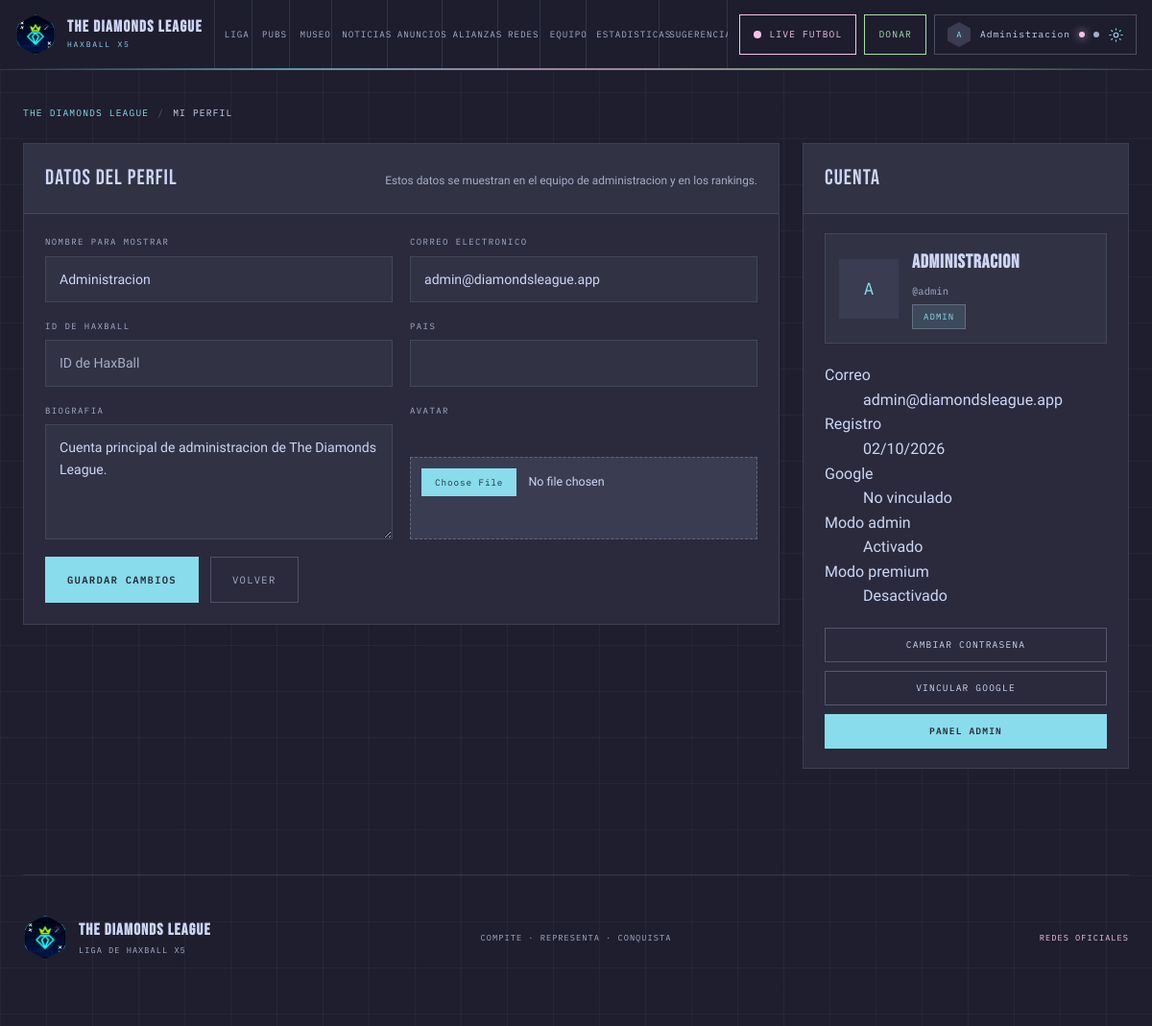
Screenshot of /auth/perfil (signed in) with the database file from the repository.
### models.py (models this page shows, shortened)
class TimestampMixin:
    created_at = db.Column(db.DateTime, default=utcnow, nullable=False)
    updated_at = db.Column(db.DateTime, default=utcnow, onupdate=utcnow, nullable=False)

class User(UserMixin, TimestampMixin, db.Model):
    __tablename__ = "users"
    id = db.Column(db.Integer, primary_key=True)
    username = db.Column(db.String(24), unique=True, nullable=False, index=True)
    email = db.Column(db.String(160), unique=True, nullable=False, index=True)
    password = db.Column(db.String(255), nullable=False)
    role = db.Column(db.String(16), nullable=False, default=Role.USER, index=True)
    is_admin = db.Column(db.Boolean, nullable=False, default=False)
    is_premium = db.Column(db.Boolean, nullable=False, default=False)
    is_active_account = db.Column(db.Boolean, nullable=False, default=True)
    display_name = db.Column(db.String(60))
    bio = db.Column(db.String(400))
    haxball_id = db.Column(db.String(40))
    avatar = db.Column(db.String(255))
    google_email = db.Column(db.String(160))
    country = db.Column(db.String(60))
    last_login = db.Column(db.DateTime)
    login_count = db.Column(db.Integer, nullable=False, default=0)
    __table_args__ = (
        CheckConstraint("role in ('admin','staff','user')", name="role_valid"),
    )
    @property
    def is_active(self) -> bool:  # type: ignore[override]
        return bool(self.is_active_account)
    @property
    def is_staff(self) -> bool:
        return self.is_admin or self.role == Role.STAFF
    @property
    def label(self) -> str:
        return self.display_name or self.username
    @property
    def initials(self) -> str:
        text = self.label.strip()
        parts = [p for p in text.replace("_", " ").split() if p]
        return (parts[0][:1] + (parts[1][:1] if len(parts) > 1 else "")).upper() or "?"

class SiteSetting(TimestampMixin, db.Model):
    __tablename__ = "site_settings"
    id = db.Column(db.Integer, primary_key=True)
    key = db.Column(db.String(60), unique=True, nullable=False, index=True)
    value = db.Column(db.Text)
    group = db.Column(db.String(40), nullable=False, default="general")
    label = db.Column(db.String(80))
    input_type = db.Column(db.String(16), default="text")

### blueprints/auth.py (the view, shortened to what this page needs)
@bp.route("/perfil", methods=["GET", "POST"])
@login_required
def profile():
    form = ProfileForm(obj=current_user)
    return render_template("auth/profile.html", form=form)

### forms.py
class ProfileForm(FlaskForm):
    display_name = StringField("Nombre para mostrar", validators=[Optional(), Length(max=60)])
    email = StringField("Correo electronico", validators=[Optional(), Email("Correo no valido.")])
    haxball_id = StringField("ID de HaxBall", validators=[Optional(), Length(max=40)])
    country = StringField("Pais", validators=[Optional(), Length(max=60)])
    bio = TextAreaField("Biografia", validators=[Optional(), Length(max=400)])
    avatar = FileField("Avatar", validators=[Optional(), FileAllowed(["png", "jpg", "jpeg", "webp"], "Solo imagenes.")])
    remove_avatar = BooleanField("Quitar avatar actual")
    submit = SubmitField("GUARDAR CAMBIOS")

### app.py (called while the page is built, shortened)
def register_auth_gate(app: Flask) -> None:
    @app.before_request
    def require_login():
        if not app.config.get("REQUIRE_LOGIN", True):
            return None
        if current_user.is_authenticated:
            return None

def _settings_map() -> dict:
    from models import SiteSetting
    try:
        return {row.key: row.value for row in SiteSetting.query.all()}
    except Exception:  # pragma: no cover - antes de crear tablas
        return {}

@app.after_request
def security_headers(response):
    response.headers.setdefault("X-Content-Type-Options", "nosniff")
    response.headers.setdefault("X-Frame-Options", "SAMEORIGIN")
    response.headers.setdefault("Referrer-Policy", "strict-origin-when-cross-origin")
    response.headers.setdefault("X-DNS-Prefetch-Control", "off")
    response.headers["Cache-Control"] = response.headers.get("Cache-Control", "no-cache, must-revalidate")
    return response

@app.context_processor
def _inject_path():
    return {"request_path": request.path}

### blueprints/admin.py (called while the page is built)
@bp.app_context_processor
def inject_helpers():
    return {"resources": RESOURCES, "now": datetime.now, "Role": Role}

### blueprints/auth.py (called while the page is built)
def current_admin_mode() -> bool:
    if not current_user.is_authenticated or not current_user.is_admin:
        return False
    return session.get("admin_mode", True)

def current_premium_mode() -> bool:
    if not current_user.is_authenticated:
        return False
    if current_user.is_admin:
        return session.get("premium_mode", False)
    return current_user.is_premium and session.get("premium_mode", True)

### models.py (called while the page is built)
@login_manager.user_loader
def load_user(user_id: str):
    try:
        return db.session.get(User, int(user_id))
    except (TypeError, ValueError):
        return None

### templates/auth/profile.html (shortened to what this page needs)
{% extends "base.html" %}
{% block body_class %}page-auth{% endblock %}
{% block content %}
<main id="main" class="section">
    <nav class="crumbs reveal" aria-label="Migas de pan">
        <a href="{{ url_for('site.index') }}">{{ app_name }}</a>
        <span aria-hidden="true">/</span>
        <span>MI PERFIL</span>
    </nav>
    <div class="profile-layout">
        <section class="panel reveal">
            <div class="panel-head">
                <h2>Datos del perfil</h2>
                <p>Estos datos se muestran en el equipo de administracion y en los rankings.</p>
            </div>
            <form method="post" enctype="multipart/form-data" class="form-grid" novalidate>
                <div class="form-row">
                    <div class="field">
                        {{ form.display_name.label }}
                        {{ form.display_name(class="input", placeholder=current_user.username) }}
                    </div>
                    <div class="field">
                        {{ form.email.label }}
                        {{ form.email(class="input") }}
                    </div>
                </div>
                <div class="form-row">
                    <div class="field">
                        {{ form.haxball_id.label }}
                        {{ form.haxball_id(class="input", placeholder="ID de HaxBall") }}
                    </div>
                    <div class="field">
                        {{ form.country.label }}
                        {{ form.country(class="input") }}
                    </div>
                </div>
                <div class="field">
                    {{ form.bio.label }}
                    {{ form.bio(class="input", rows="4", placeholder="Cuentanos algo sobre ti…") }}
                </div>
                <div class="field">
                    {{ form.avatar.label }}
                    {{ form.avatar(class="input input--file") }}
                </div>
                <div class="form-actions">
                    <button class="btn btn--primary" type="submit">GUARDAR CAMBIOS</button>
                    <a class="btn btn--ghost" href="{{ url_for('site.index') }}">VOLVER</a>
                </div>
            </form>
        </section>
        <aside class="profile-side">
            <section class="panel reveal">
                <div class="panel-head">
                    <h2>Cuenta</h2>
                </div>
                <div class="account-card">
                    <span class="avatar avatar--lg" aria-hidden="true">
                        {% if current_user.avatar %}<img src="{{ url_for('static', filename=current_user.avatar) }}" alt="">
                        {% else %}{{ current_user.initials }}{% endif %}
                    </span>
                    <div>
                        <strong>{{ current_user.label }}</strong>
                        <span class="mono">@{{ current_user.username }}</span>
                        <span class="chip chip--cyan">{{ current_user.role|upper }}</span>
                    </div>
                </div>
                <dl class="kv-list">
                    <div><dt>Correo</dt><dd>{{ current_user.email or '—' }}</dd></div>
                    <div><dt>Registro</dt><dd>{{ current_user.created_at.strftime('%d/%m/%Y') if current_user.created_at else '—' }}</dd></div>
                    <div><dt>Google</dt><dd>{{ current_user.google_email or 'No vinculado' }}</dd></div>
                    <div><dt>Modo admin</dt><dd>{{ 'Activado' if prefs.admin_mode else 'Desactivado' }}</dd></div>
                    <div><dt>Modo premium</dt><dd>{{ 'Activado' if prefs.premium_mode else 'Desactivado' }}</dd></div>
                </dl>
                <div class="stack-actions">
                    <a class="btn btn--sm" href="{{ url_for('auth.change_password') }}">CAMBIAR CONTRASENA</a>
                    <a class="btn btn--sm" href="{{ url_for('auth.google') }}">VINCULAR GOOGLE</a>
                    {% if current_user.is_admin %}<a class="btn btn--sm btn--primary" href="{{ url_for('admin.dashboard') }}">PANEL ADMIN</a>{% endif %}
                </div>
            </section>
        </aside>
    </div>
</main>
{% endblock %}

### templates/partials/_header.html (shortened to what this page needs)
<header class="topbar">
    <a class="topbar-brand" href="{{ url_for('site.index') }}" aria-label="{{ app_name }} — inicio">
        <img src="{{ url_for('static', filename='img/logo-mark.png') }}" alt="" width="42" height="42" loading="eager">
        <span>
            <strong>THE DIAMONDS LEAGUE</strong>
            <small>HAXBALL X5</small>
        </span>
    </a>
    <nav class="main-nav" aria-label="Navegación principal de la liga">
        <a href="#liga"     data-spy-link>LIGA</a>
        <a href="#pubs"    data-spy-link>PUBS</a>
        <a href="#museo"   data-spy-link>MUSEO</a>
        <a href="#noticias" data-spy-link>NOTICIAS</a>
        <a href="#anuncios" data-spy-link>ANUNCIOS</a>
        <a href="#alianzas" data-spy-link>ALIANZAS</a>
        <a href="#redes"   data-spy-link>REDES</a>
        <a href="#equipo"  data-spy-link>EQUIPO</a>
        <a href="{{ url_for('site.stats') }}">ESTADISTICAS</a>
        <a href="{{ url_for('site.suggestions') }}">SUGERENCIAS</a>
    </nav>
    <div class="topbar-right">
        <a class="header-live" href="#live" title="Live de futbol">
            <i class="live-pulse" aria-hidden="true"></i>
            <span>LIVE FUTBOL</span>
        </a>
        <a class="header-donate" href="#donacion" title="Donacion">
            <span>DONAR</span>
        </a>
        {% if current_user.is_authenticated %}
            <div class="gear">
                <button class="gear-button" type="button" aria-expanded="false" aria-haspopup="true" aria-controls="gear-menu"
                        aria-label="Abrir configuracion de la cuenta">
                    <span class="avatar" aria-hidden="true">
                        {% if current_user.avatar %}
                            <img src="{{ url_for('static', filename=current_user.avatar) }}" alt="">
                        {% else %}{{ current_user.initials }}{% endif %}
                    </span>
                    <span class="gear-label">{{ current_user.label }}</span>
                    <span class="gear-dot {% if prefs.admin_mode %}admin{% endif %}" title="Modo administrador"></span>
                    <span class="gear-dot {% if prefs.premium_mode %}on{% endif %}" title="Modo premium"></span>
                    <span class="icon" aria-hidden="true">
                        <svg class="gear-icon" viewBox="0 0 24 24"><circle cx="12" cy="12" r="3.2"/><path d="M12 2v3M12 19v3M2 12h3M19 12h3M4.9 4.9l2.1 2.1M17 17l2.1 2.1M19.1 4.9L17 7M7 17l-2.1 2.1"/></svg>
                    </span>
                </button>
            </div>
        {% else %}
            <div class="auth-nav">
                <a class="btn btn--ghost" href="{{ url_for('auth.login') }}">INGRESAR</a>
                <a class="btn btn--primary" href="{{ url_for('auth.register') }}">REGISTRARSE</a>
            </div>
        {% endif %}
    </div>
</header>

### rows the page displays
User: initials "A", label "Administracion", display_name "Administracion", email "admin@diamondsleague.app", bio "Cuenta principal de administracion de The Diamonds League.", username "admin", role "ADMIN", created_at "02/10/2026", google_email "No vinculado"
SiteSetting: value "THE DIAMONDS LEAGUE"

### other values shown
{{ 'Activado' if prefs.admin_mode else 'Desactivado' }} "Activado"
{{ 'Activado' if prefs.premium_mode else 'Desactivado' }} "Desactivado"
